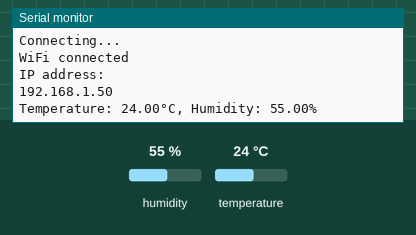
The sketch below on a simulated ESP32. On the bench: the last lines printed to the serial monitor. Inputs (shaded band) come from the test bench; at power-on: humidity 55 %, temperature 24 °C. WiFi joins after 1.5 s; servers stay silent unless stated; no MQTT or app messages arrive unless stated.

Above: at 2.8 s.
2.9 s: humidity set to 22 %
At 4.5 s:
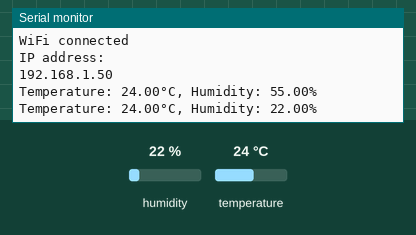
5.6 s: temperature set to 12 °C
At 6.9 s:
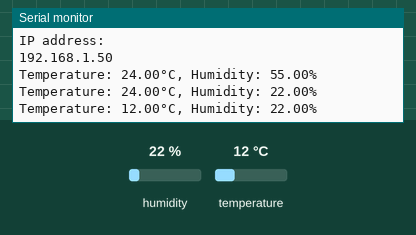
8.3 s: humidity set to 40 %
At 11.6 s:
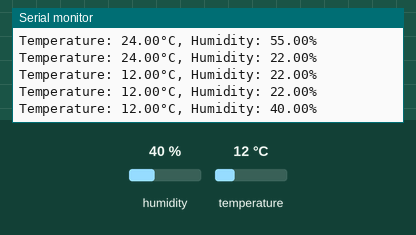
Timing chart, 0 to 13.1 s (numbered marks = the images above; inputs shaded):
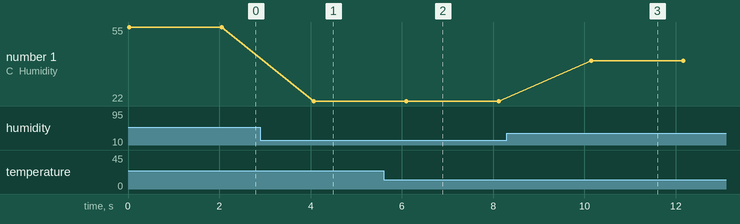

The sketch:

MQTT_Publish.ino
```cpp
#include <Arduino.h>
#include <WiFi.h>
#include <PubSubClient.h>
#include "DHT.h"

// WiFi credentials
const char* ssid = "xx";
const char* password = "xx";

// MQTT broker
const char* mqtt_server = "test.mosquitto.org";
const int mqtt_port = 1883;

// MQTT topics
const char* mqtt_publish_topic = "esp32/dht";

// WiFi client
WiFiClient espClient;

// MQTT client
PubSubClient client(espClient);

#define DHTPIN 2     // Pin where the DHT11 is connected
#define DHTTYPE DHT11   // DHT 11

// Initialize DHT sensor
DHT dht(DHTPIN, DHTTYPE);

// Variables to hold sensor readings
float temp = 0;
float hum = 0;

// Task handles
TaskHandle_t wifiTaskHandle = NULL;
TaskHandle_t mqttTaskHandle = NULL;
TaskHandle_t sensorTaskHandle = NULL;

// Function prototypes
void wifiTask(void* parameter);
void mqttTask(void* parameter);
void sensorTask(void* parameter);

void setup() {
  Serial.begin(115200);
  dht.begin();
  xTaskCreatePinnedToCore(wifiTask, "WifiTask", 4096, NULL, 1, &wifiTaskHandle, 0);
  xTaskCreatePinnedToCore(mqttTask, "MqttTask", 4096, NULL, 1, &mqttTaskHandle, 1);
  xTaskCreatePinnedToCore(sensorTask, "SensorTask", 4096, NULL, 2, &sensorTaskHandle, 0);
}

void loop() {
  // Empty, everything is handled by tasks
}

void wifiTask(void* parameter) {
  Serial.println("Connecting to WiFi");
  WiFi.begin(ssid, password);

  while (WiFi.status() != WL_CONNECTED) {
    vTaskDelay(1000 / portTICK_PERIOD_MS);
    Serial.println("Connecting...");
  }

  Serial.println("WiFi connected");
  Serial.println("IP address: ");
  Serial.println(WiFi.localIP());

  vTaskDelete(NULL);
}

void mqttTask(void* parameter) {
  Serial.println("Initializing MQTT");
  client.setServer(mqtt_server, mqtt_port);

  while (!client.connected()) {
    if (client.connect("esp32Client")) {
      Serial.println("Connected to MQTT broker");
    } else {
      Serial.print("MQTT connection failed, rc=");
      Serial.print(client.state());
      Serial.println(" Trying again in 5 seconds...");
      vTaskDelay(5000 / portTICK_PERIOD_MS);
    }
  }

  while (1) {
      char msg[50];
      snprintf(msg, 50, "Temperature: %.2f°C, Humidity: %.2f%%", temp, hum);
      client.publish(mqtt_publish_topic, msg);
      vTaskDelay(2000 / portTICK_PERIOD_MS); // Adjust delay as needed
  }
}

void sensorTask(void* parameter) {
  while (1) {
    // Read sensor data
    hum = dht.readHumidity();
    temp = dht.readTemperature();

    if (isnan(hum) || isnan(temp)) {
      Serial.println("Failed to read from DHT sensor!");
    } else {
      Serial.print("Temperature: ");
      Serial.print(temp);
      Serial.print("°C, Humidity: ");
      Serial.print(hum);
      Serial.println("%");
    }

    vTaskDelay(2000 / portTICK_PERIOD_MS); // Adjust delay as needed
  }
}
```

Measured:
- after the input at 2.9 s, the serial monitor: prints a new line after 1.2 s (image 1)
- after the input at 5.6 s, the serial monitor: prints a new line after 0.50 s (image 2)
- after the input at 8.3 s, the serial monitor: prints a new line after 1.8 s (image 3)
- plotted number 1: 55 → 22 after the input at 2.9 s, 22 → 40 after the input at 8.3 s
